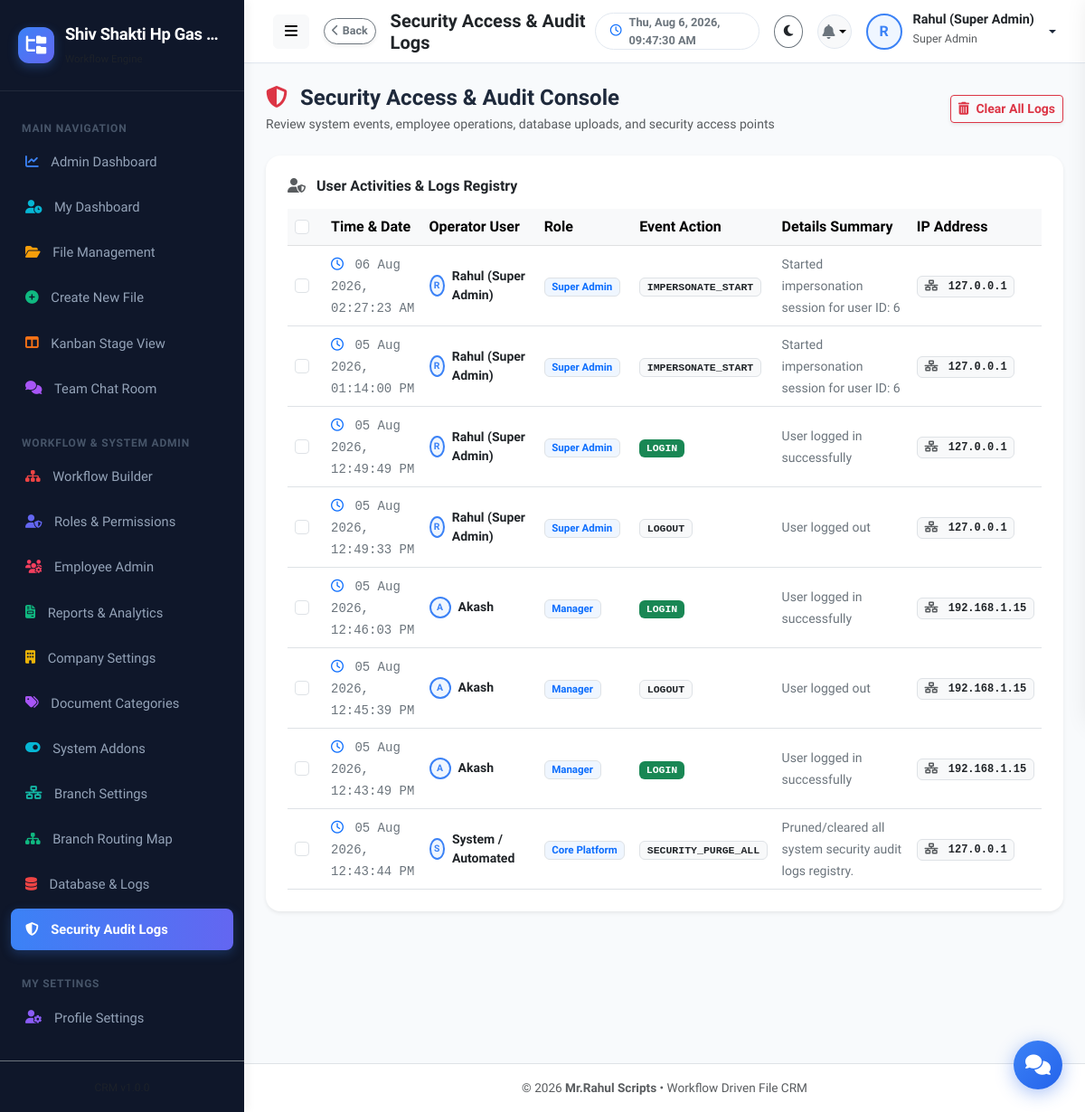
The page /admin/security-audit.php (signed in) on the database as committed earlier.
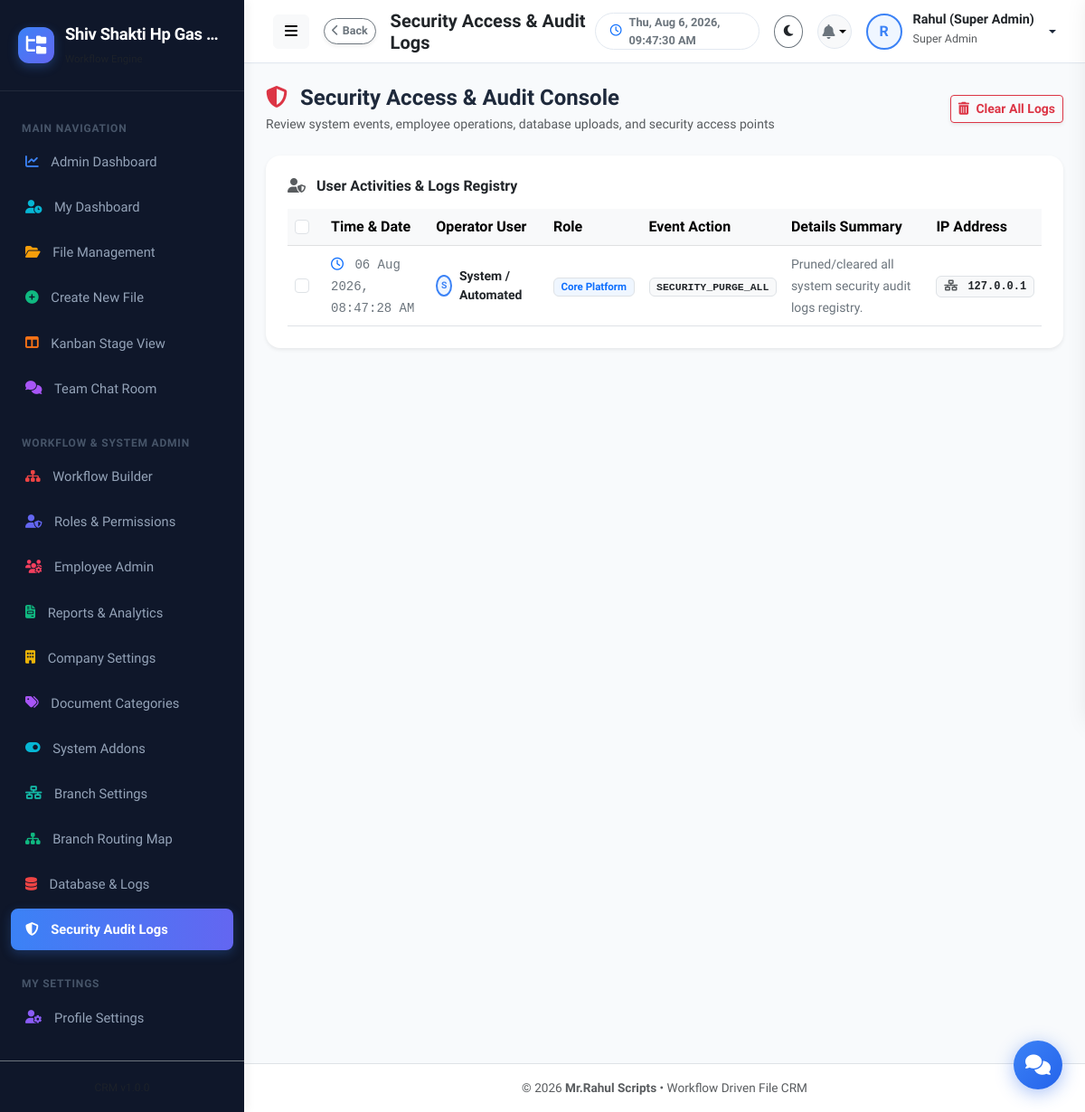
The same page on the database as committed later.
### tables this page shows
CREATE TABLE company_settings (
              id INTEGER PRIMARY KEY AUTOINCREMENT,
              company_name TEXT NOT NULL,
              company_email TEXT,
              company_mobile TEXT,
              company_address TEXT,
              company_logo TEXT DEFAULT 'default-logo.png',
              updated_at DATETIME DEFAULT CURRENT_TIMESTAMP
            , custom_upload_path TEXT NULL);

CREATE TABLE activity_logs (
          id INTEGER PRIMARY KEY AUTOINCREMENT,
          user_id INTEGER NULL,
          action TEXT NOT NULL,
          details TEXT NULL,
          ip_address TEXT NULL,
          created_at DATETIME DEFAULT CURRENT_TIMESTAMP
        );

CREATE TABLE users (
          id INTEGER PRIMARY KEY AUTOINCREMENT,
          name TEXT NOT NULL,
          email TEXT NOT NULL UNIQUE,
          mobile TEXT NOT NULL,
          password TEXT NOT NULL,
          role_id INTEGER NOT NULL,
          profile_photo TEXT DEFAULT 'default-avatar.png',
          status TEXT DEFAULT 'active',
          created_at DATETIME DEFAULT CURRENT_TIMESTAMP, last_activity TEXT DEFAULT '2026-08-04 00:00:00', branch_id INTEGER DEFAULT 1, permissions TEXT NULL,
          FOREIGN KEY (role_id) REFERENCES roles(id)
        );

CREATE TABLE roles (
          id INTEGER PRIMARY KEY AUTOINCREMENT,
          role_name TEXT NOT NULL UNIQUE,
          role_key TEXT NOT NULL UNIQUE,
          description TEXT DEFAULT '',
          permissions TEXT NULL,
          created_at DATETIME DEFAULT CURRENT_TIMESTAMP
        );

### admin/security-audit.php (the view, shortened to what the rows shown need)
<?php
require_once __DIR__ . '/../includes/header.php';
$logs = $db->query("
    SELECT l.*, u.name as user_name, r.role_name
    FROM activity_logs l
    LEFT JOIN users u ON l.user_id = u.id
    LEFT JOIN roles r ON u.role_id = r.id
    ORDER BY l.id DESC
    LIMIT 200
")->fetchAll();
?>
<div class="card border-0 shadow-sm p-4" style="border-radius: var(--radius-lg);">
  <form id="bulkDeleteForm" action="security-audit.php?action=bulk_delete" method="POST">
    <div class="table-responsive">
      <table class="table table-hover align-middle mb-0">
        <thead class="table-light">
          <tr>
            <th style="width: 40px;">
              <input type="checkbox" class="form-check-input cursor-pointer" id="selectAllLogs">
            </th>
            <th>Time & Date</th>
            <th>Operator User</th>
            <th>Role</th>
            <th>Event Action</th>
            <th>Details Summary</th>
            <th>IP Address</th>
          </tr>
        </thead>
        <tbody>
          <?php if (empty($logs)): ?>
            <tr>
              <td colspan="7" class="text-center py-4 text-muted">No security logs recorded in the system yet.</td>
            </tr>
          <?php else: ?>
            <?php foreach ($logs as $l):
              $actionBadge = match(true) {
                  str_contains($l['action'], 'DELETE') => 'bg-danger text-white',
                  str_contains($l['action'], 'EDIT') => 'bg-warning text-dark',
                  str_contains($l['action'], 'LOGIN') => 'bg-success text-white',
                  str_contains($l['action'], 'ADD') => 'bg-info text-white',
                  default => 'bg-light text-dark border'
              };
            ?>
              <tr>
                <td>
                  <input type="checkbox" name="log_ids[]" value="<?= $l['id'] ?>" class="form-check-input log-checkbox cursor-pointer">
                </td>
                <td>
                  <span class="small font-monospace text-secondary" title="<?= htmlspecialchars($l['created_at']) ?>">
                    <i class="far fa-clock me-1 text-primary"></i> <?= date('d M Y, h:i:s A', strtotime($l['created_at'])) ?>
                  </span>
                </td>
                <td>
                  <div class="d-flex align-items-center gap-2">
                    <div class="avatar-circle" style="width: 24px; height: 24px; font-size: 0.65rem;">
                      <?= strtoupper(substr($l['user_name'] ?? 'S', 0, 1)) ?>
                    </div>
                    <strong class="text-dark small"><?= htmlspecialchars($l['user_name'] ?? 'System / Automated') ?></strong>
                  </div>
                </td>
                <td><span class="badge bg-primary-soft text-primary border" style="font-size: 0.72rem;"><?= htmlspecialchars($l['role_name'] ?? 'Core Platform') ?></span></td>
                <td><span class="badge <?= $actionBadge ?> font-monospace" style="font-size: 0.72rem;"><?= htmlspecialchars($l['action']) ?></span></td>
                <td><small class="text-secondary"><?= htmlspecialchars($l['details'] ?: 'No additional details provided.') ?></small></td>
                <td>
                  <span class="badge bg-light text-dark border font-monospace" style="font-size: 0.75rem;">
                    <i class="fas fa-network-wired text-muted me-1"></i> <?= htmlspecialchars($l['ip_address'] ?? 'Unknown') ?>
                  </span>
                </td>
              </tr>
            <?php endforeach; ?>
          <?php endif; ?>
        </tbody>
      </table>
    </div>
  </form>
</div>
<?php require_once __DIR__ . '/../includes/footer.php'; ?>

### includes/sidebar.php (shortened to what the rows shown need)
<?php
$db = getDB();
$companyInfo = $db->query("SELECT * FROM company_settings LIMIT 1")->fetch() ?: [
    'company_name' => 'File CRM',
    'company_logo' => 'default-logo.png'
];
?>
<aside class="app-sidebar">
  <div class="sidebar-header">
    <div class="brand-details">
      <div class="brand-text text-truncate" style="max-width: 170px;" title="<?= htmlspecialchars($companyInfo['company_name']) ?>">
        <?= htmlspecialchars($companyInfo['company_name']) ?>
      </div>
      <small class="text-muted brand-subtext" style="font-size: 0.72rem;">Workflow Engine</small>
    </div>
  </div>
</aside>

Rows that differ between the two databases and show on the page:
removed activity_logs: created_at "06 Aug 2026, 02:27:23 AM", user.name "R", user.name "Rahul (Super Admin)", roles.role_name "Super Admin", action "IMPERSONATE_START", details "Started impersonation session for user ID: 6", ip_address "127.0.0.1"
removed activity_logs: created_at "05 Aug 2026, 01:14:00 PM", user.name "R", user.name "Rahul (Super Admin)", roles.role_name "Super Admin", action "IMPERSONATE_START", details "Started impersonation session for user ID: 6", ip_address "127.0.0.1"
removed activity_logs: created_at "05 Aug 2026, 12:49:49 PM", user.name "R", user.name "Rahul (Super Admin)", roles.role_name "Super Admin", action "LOGIN", details "User logged in successfully", ip_address "127.0.0.1"
removed activity_logs: created_at "05 Aug 2026, 12:49:33 PM", user.name "R", user.name "Rahul (Super Admin)", roles.role_name "Super Admin", action "LOGOUT", details "User logged out", ip_address "127.0.0.1"
removed activity_logs: created_at "05 Aug 2026, 12:46:03 PM", user.name "A", user.name "Akash", roles.role_name "Manager", action "LOGIN", details "User logged in successfully", ip_address "192.168.1.15"
removed activity_logs: created_at "05 Aug 2026, 12:45:39 PM", user.name "A", user.name "Akash", roles.role_name "Manager", action "LOGOUT", details "User logged out", ip_address "192.168.1.15"
removed activity_logs: created_at "05 Aug 2026, 12:43:49 PM", user.name "A", user.name "Akash", roles.role_name "Manager", action "LOGIN", details "User logged in successfully", ip_address "192.168.1.15"
removed activity_logs: created_at "05 Aug 2026, 12:43:44 PM", user_name "S", user_name "System / Automated", role_name "Core Platform", action "SECURITY_PURGE_ALL", details "Pruned/cleared all system security audit logs registry.", ip_address "127.0.0.1"
added activity_logs: created_at "06 Aug 2026, 08:47:28 AM", user_name "S", user_name "System / Automated", role_name "Core Platform", action "SECURITY_PURGE_ALL", details "Pruned/cleared all system security audit logs registry.", ip_address "127.0.0.1"
